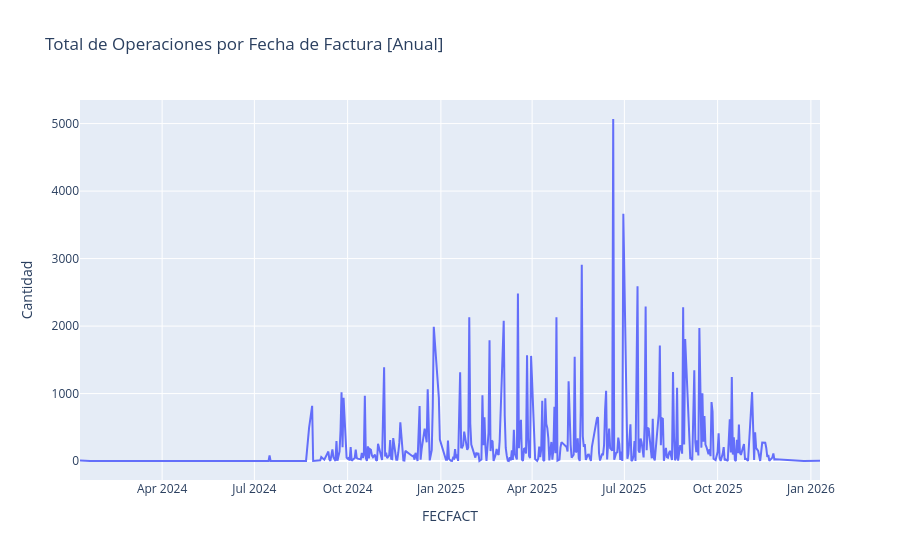

Notebook cell for this chart:
### Code cell
ts_fecfact_total = (
    df.groupby('FECFACT')
      .size()
      .reset_index(name='Cantidad')
)

fig2 = px.line(
    ts_fecfact_total,
    x='FECFACT',
    y='Cantidad',
    title='Total de Operaciones por Fecha de Factura [Anual]'
)

fig2.show()

### Figure 1 — Plotly figure (JSON) as saved in the notebook; plotly's stock layout.template omitted (floating-point values rounded to 4 significant figures; data arrays with more than 128 entries replaced by an {"elided": "..."} marker saying what was removed)
{"data": [{"hovertemplate": "FECFACT=%{x}<br>Cantidad=%{y}<extra></extra>", "legendgroup": "", "line": {"color": "#636efa", "dash": "solid"}, "marker": {"symbol": "circle"}, "mode": "lines", "name": "", "orientation": "v", "showlegend": false, "type": "scatter", "x": {"elided": "361 str values"}, "xaxis": "x", "y": {"elided": "361 int values"}, "yaxis": "y"}], "layout": {"legend": {"tracegroupgap": 0}, "title": {"text": "Total de Operaciones por Fecha de Factura [Anual]"}, "xaxis": {"anchor": "y", "domain": [0, 1], "title": {"text": "FECFACT"}}, "yaxis": {"anchor": "x", "domain": [0, 1], "title": {"text": "Cantidad"}}}}
